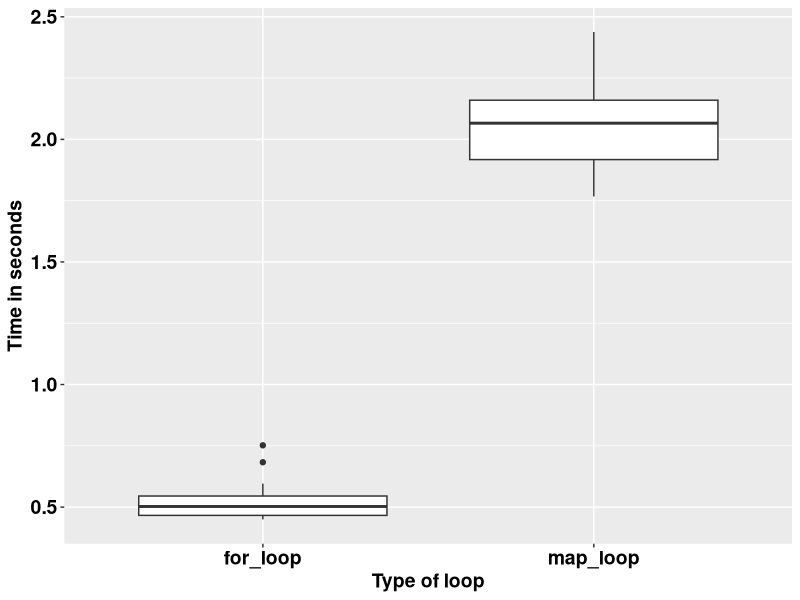

Source code (R):
## ---- chunk 1
knitr::opts_chunk$set(echo = TRUE)
## ---- chunk 2
square <- function(a) a**2
square(3)
## ---- chunk 3
square <- function(b){ # Create the function name, called squa
  b**2
}
square(3)
## ---- chunk 4
square <- function(c){ 
  product <- c**2
  return(product)
}
square(3)
## ---- chunk 5
square <- function(d){
  product <- d**2
  print(product)
}
square(5)
## ---- chunk 6
square <- function(e){
  product <- e**2
  (product)
}
square(9)
## ---- chunk 7
square <- function(f){
  product <- f**2
  show(product)
}
square(9)
## ---- chunk 8
square_root <- function(b){
  product <- b^0.5
  return(product/2)
}
square_root(9)
## ---- chunk 9
square_root
## ---- chunk 10
square(-10:10)
## ---- chunk 11
square_root(c(-26, 1:15, 158))
## ---- chunk 12
m <- list(12, 18, 345)
square_root(m[[2]])
## ---- chunk 13
rescale <- function(x){
  m <- mean(x)
  s <- sd(x)
  (x - m) / s
}
rescale(c(-52, 58, 46, 99))
## ---- chunk 14
rescale <- function(x, only_translate){
  m <- mean(x)
  translated <- x - m
  if (only_translate) return(translated)
  s <- sd(x)
  translated / s
}

rescale(x = 1:6, only_translate = TRUE)
## ---- chunk 15
rescale <- function(x, only_translate){
  m <- mean(x)
  translated <- x - m
  if (only_translate) return(translated)
  s <- sd(x)
  translated / s
}

rescale(x = 1:4, only_translate = FALSE)
## ---- chunk 16
rescale(only_translate = TRUE, x = 1:4)
## ---- chunk 17
rescale(x = 1:4, TRUE)
rescale(TRUE, x = 1:4)
rescale(1:4, only_translate = T)
rescale(only_translate = T, 1:4)
## ---- chunk 18
rescale(1:4, o = T)
rescale(o = T, 1:4)
## ---- chunk 19
rescale <- function(x, only_translate = FALSE){
  m <- mean(x)
  translated <- x - m
  if(only_translate) return(translated)
  s <- sd(x)
  translated / s
}
## ---- chunk 20
rescale(1:4) # This runs with only_translate being taken as FALSE by default.
## ---- chunk 21
rescale <- function(x, ...){
  m <- mean(x, ...)
  s <- sd(x, ...)
  (x - m) / s
}

rescale(1:4) # 
## ---- chunk 22
x <- c(NA, 1:3)
rescale(x)
## ---- chunk 23
x <- c(NA, 1:3)
rescale(x, na.rm = TRUE)
## ---- chunk 24
some_function <- function(x) x
other_function <- function(x, ...) x
# some_function(1:4, foo = "bar") # This does not run because there was no allowance.
other_function(1:4, foo = "bar")

## ---- chunk 25
f <- function(...) list(...)
g <- function(x, y, ...) f(...)
g(x = 1, y = 2, z = 3, w = 4)
## ---- chunk 26
compare_rasters <- function(x) {
  if (sum(x > 0.5, na.rm = TRUE) > 7) {
    return(1)
  } else {
    return(0)
  }
  
}
## ---- chunk 27
library(tidyverse)
volumes <- rnorm(1000000)

for_loop <- vector()

for (k in 1:20) {
  for_loop[k] <- system.time(for (i in 1:length(volumes)) {
    2.3 * volumes[i] ^ 9
  })
}

map_loop <- vector()
for (j in 1:20) {
  map_loop[j] <- system.time(map_vec(volumes, \(x) 2.3 * x ^ 9))
}
## ---- chunk 28
data.frame(for_loop = for_loop, map_loop = map_loop) %>% 
  gather(key = "key", value = "value") %>% 
  ggplot(aes(key, value)) +
  geom_boxplot() +
  labs(x = "Type of loop",
       y = "Time in seconds") +
  theme(text = element_text(size = 14, face = "bold", colour = "black")) +
  theme(axis.text = element_text(size = 14, face = "bold", colour = "black"))
## ---- chunk 29

library(lubridate)
